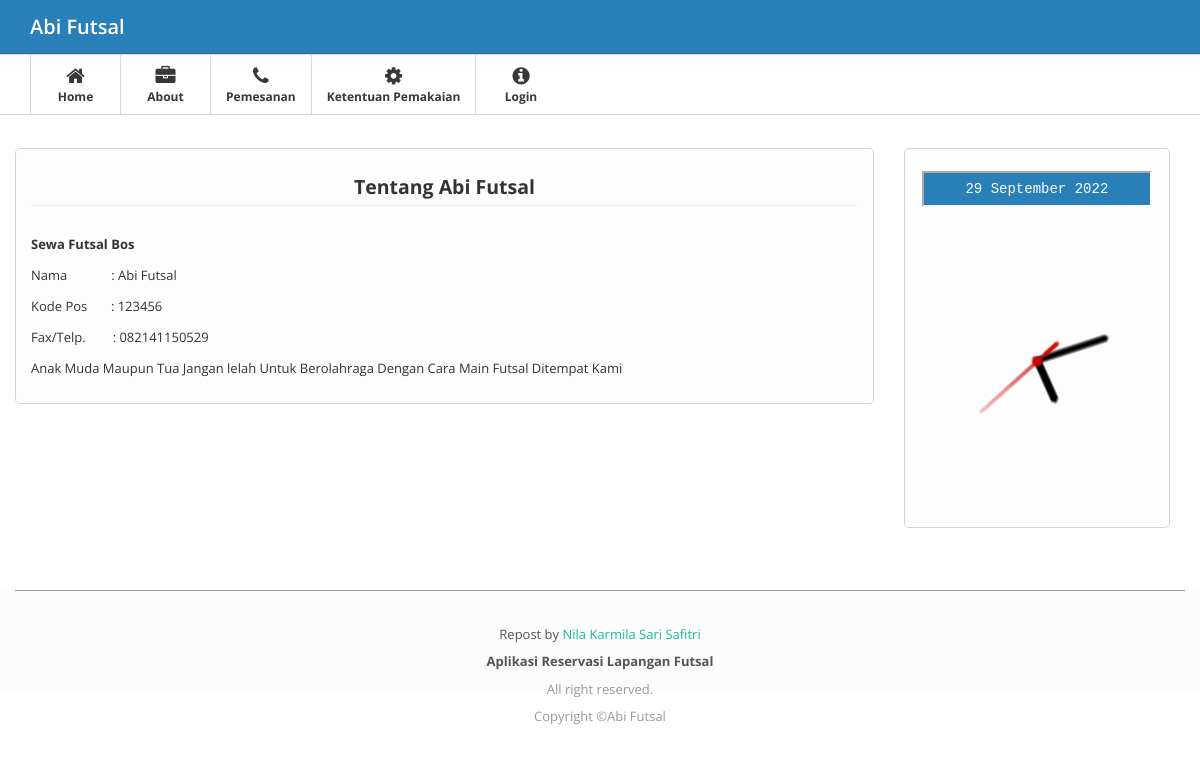
The page /index.php?modul=profil on the database its author committed.
### tables this page shows
CREATE TABLE `profil` (
  `id_profil` int(11) NOT NULL,
  `namafutsal` varchar(35) NOT NULL,
  `alamat` text NOT NULL,
  `kodepos` varchar(5) NOT NULL,
  `fax` char(20) NOT NULL,
  `no_hp` char(12) NOT NULL
);

CREATE TABLE `about` (
  `id_about` int(11) NOT NULL,
  `isi` text NOT NULL
);

### db/config.php (called while the page is built, shortened)
<?php
$zz=mysql_fetch_array(mysql_query("Select * from profil where id_profil='1'"));
$namaprofil=$zz[namafutsal];
?>

### index.php (the view, shortened to what this page needs)
<?php
include("db/config.php");
 ?>
<!DOCTYPE html>
<html lang="en">
<head>
<link href="ckeditor/content.css" rel="stylesheet" type="text/css"/>
<link href="css/bootstrap.css" rel="stylesheet">
<link href="css/bootstrap.min.css" rel="stylesheet">
<link href="css/bootstrap-responsive.min.css" rel="stylesheet">
<link href="css/font-awesome.css" rel="stylesheet">
<link href="css/style.css" rel="stylesheet">
<link href="css/pages/dashboard.css" rel="stylesheet">
  <link rel="stylesheet" type="text/css" href="plug/BeatPicker.min.css">
    <link rel="stylesheet" href="media/css/jquery.dataTables.css" type="text/css" />
</head>
<body>
<div class="navbar navbar-fixed-top">
  <div class="navbar-inner">
    <div class="container"><span class="icon-bar"></span><span class="icon-bar"></span> </a><a class="brand" href="index.php">
      <?php if (empty($_SESSION['namapengunjung'])){
        echo "$namaprofil";
        }else{
        echo "Pemesanan Lapangan Futsal";
    }
    ?></a>
    </div>
  </div>
</div>
<div class="subnavbar">
  <div class="subnavbar-inner">
    <div class="container">
      <?php include('menu.php'); ?>
    </div>
  </div>
</div>
<div class="main">
  <div class="main-inner">
    <div class="container">
      <div class="row">
            <?php
if(!empty($_GET['modul']))
{
  if(file_exists("modul/$_GET[modul].php"))
  {
  include("modul/$_GET[modul].php");
  } else
  {
  echo "<h2>Error !<br/>Halaman Tidak Di Temukan !</h2>";
  }
        } ?>
    </div>
  </div>
</div>
</div>
<br />
<br />
<br />
<br />
<br />
<footer class="application-footer">
            <div class="container">
            <br><center><p>Repost by <a href='http:Wa.me//6285963090921' title='WhatsApp' target='_blank'>Nila Karmila Sari Safitri</a></p></center>
                <p><b>Aplikasi Reservasi Lapangan Futsal</b></p>
                <div class="disclaimer">
                <div class="disclaimer">
                    <p>All right reserved.</p>
                    <p>Copyright ©<?php echo "$namaprofil";?></p>
                </div>
            </div>
        </footer>
</body>
</html>

### modul/profil.php
  <div class="col-md-9" >
                <div class="widget">
                   <div class="widget-content">
                      <legend align="center"><b>Tentang <?php echo "$namaprofil";?></b></legend>
                    <div class="post">
                      <div class="entry">
                        <div id='isi'>
<?php
$idk='1';
 $about=mysql_query("select id_about,isi from about where id_about='$idk'");
$rr=mysql_fetch_array($about);
echo "$rr[isi]";
?>
  </div>
  </div>
</div>
                                </div>
                           </div>
                    </div>
                    <?php include 'modul/menu_kanan.php'; ?>

### css/style.css (style rules this page uses)
.application-footer { background-color: #fcfcfc; z-index: 900; height: 100px; margin-top: -100px; clear: both; position: relative; }
.application-footer .container { padding-top: 10px; color: #555555; text-align: center; border-top: 1px solid #999999; }
.application-footer .container p { margin: 0 0 5px; }
.disclaimer { text-align: center; font-size: 11px; color: #999999; }
body { background: #FFFFFF; font: 13px/1.7em 'Open Sans'; }
p { font: 13px/1.7em 'Open Sans'; }
.navbar .container { position: relative; }
.navbar-inner { padding: 7px 0; background: #2980b9; -moz-border-radius: 0; -webkit-border-radius: 0; border-radius: 0; }
.navbar-fixed-top { position: static; }
.navbar .brand { font-weight: 600; position: relative; top: 2px; }
.subnavbar { margin-bottom: 2.5em; }
.subnavbar-inner { height: 60px; background: #fff; border-bottom: 1px solid #d6d6d6; }
.main { padding-bottom: 2em; border-bottom: 0px solid #000; }
.widget { position: relative; clear: both; width: auto; margin-bottom: 2em; overflow: hidden; }
.widget-content { padding: 20px 15px 15px; background: #FDFDFD; border: 1px solid #D5D5D5; -moz-border-radius: 5px; -webkit-border-radius: 5px; border-radius: 5px; }
.widget-content:before, .widget-content:after { content:""; display:table; }
.widget-content:after { clear:both; }
.widget-content { zoom:1; }

### rows shown on the page
profil: namafutsal "Abi Futsal"
about: isi "Sewa Futsal Bos Nama : Abi Futsal Kode Pos : 123456 Fax/Telp. : 082141150529 Anak Muda Maupun Tua Jangan lelah Untuk Berolahraga Dengan Cara Main Futsal Ditempat Kami"
